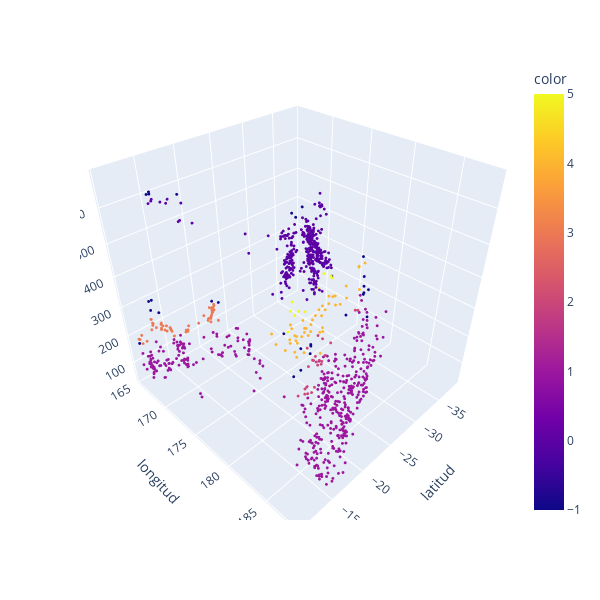

The cell this chart's notebook holds for it:
### Markdown cell above
### Resultado de agrupamiento con DBScan

### Code cell
figure = px.scatter_3d(datos, x="latitud", y="longitud", z="profundidad",color=pred, width=600, height=600)
figure.update_traces(marker_size = 1)
figure.show()

### Figure 1 — Plotly figure (JSON) as saved in the notebook; plotly's stock layout.template omitted (floating-point values rounded to 4 significant figures; data arrays with more than 128 entries replaced by an {"elided": "..."} marker saying what was removed)
{"data": [{"hovertemplate": "latitud=%{x}<br>longitud=%{y}<br>profundidad=%{z}<br>color=%{marker.color}<extra></extra>", "legendgroup": "", "marker": {"color": {"elided": "1000 int values"}, "coloraxis": "coloraxis", "size": 1, "symbol": "circle"}, "mode": "markers", "name": "", "scene": "scene", "showlegend": false, "type": "scatter3d", "x": {"elided": "1000 float values"}, "y": {"elided": "1000 float values"}, "z": {"elided": "1000 int values"}}], "layout": {"coloraxis": {"colorbar": {"title": {"text": "color"}}, "colorscale": [[0, "#0d0887"], [0.1111, "#46039f"], [0.2222, "#7201a8"], [0.3333, "#9c179e"], [0.4444, "#bd3786"], [0.5556, "#d8576b"], [0.6667, "#ed7953"], [0.7778, "#fb9f3a"], [0.8889, "#fdca26"], [1, "#f0f921"]]}, "height": 600, "legend": {"tracegroupgap": 0}, "margin": {"t": 60}, "scene": {"domain": {"x": [0, 1], "y": [0, 1]}, "xaxis": {"title": {"text": "latitud"}}, "yaxis": {"title": {"text": "longitud"}}, "zaxis": {"title": {"text": "profundidad"}}}, "width": 600}}
